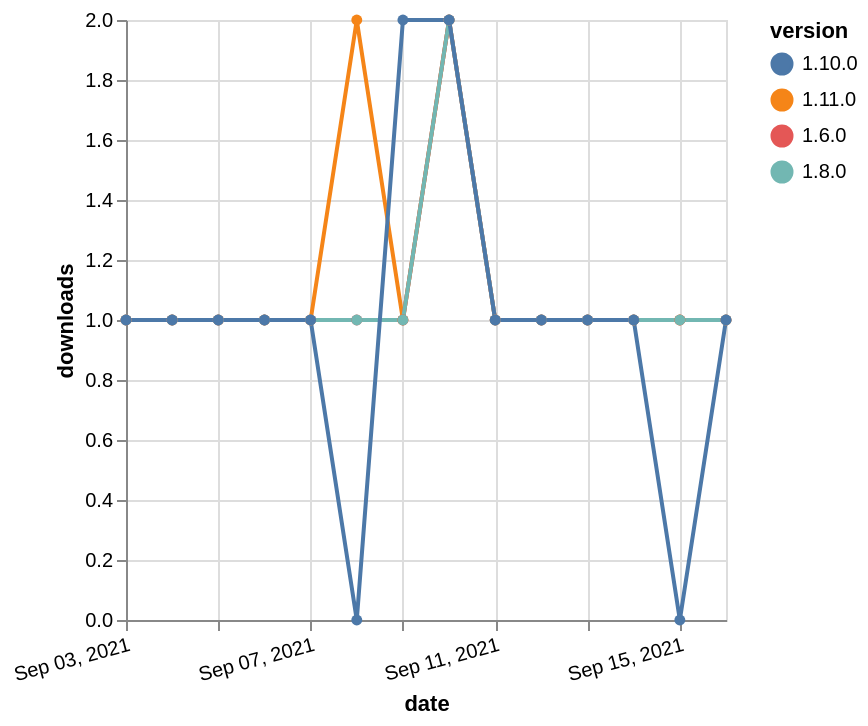

Express this chart as Vega-Lite.
### Vega-Lite specification from a JSON file in a GitHub repository (floating-point values rounded to 4 significant figures)
{"$schema": "https://vega.github.io/schema/vega-lite/v5.json", "description": "A simple bar chart with embedded data.", "data": {"values": [{"date": "2021-09-03", "total": 161, "delta": 1, "version": "1.11.0"}, {"date": "2021-09-04", "total": 162, "delta": 1, "version": "1.11.0"}, {"date": "2021-09-05", "total": 163, "delta": 1, "version": "1.11.0"}, {"date": "2021-09-06", "total": 164, "delta": 1, "version": "1.11.0"}, {"date": "2021-09-07", "total": 165, "delta": 1, "version": "1.11.0"}, {"date": "2021-09-08", "total": 167, "delta": 2, "version": "1.11.0"}, {"date": "2021-09-09", "total": 168, "delta": 1, "version": "1.11.0"}, {"date": "2021-09-10", "total": 170, "delta": 2, "version": "1.11.0"}, {"date": "2021-09-11", "total": 171, "delta": 1, "version": "1.11.0"}, {"date": "2021-09-12", "total": 172, "delta": 1, "version": "1.11.0"}, {"date": "2021-09-13", "total": 173, "delta": 1, "version": "1.11.0"}, {"date": "2021-09-14", "total": 174, "delta": 1, "version": "1.11.0"}, {"date": "2021-09-15", "total": 175, "delta": 1, "version": "1.11.0"}, {"date": "2021-09-16", "total": 176, "delta": 1, "version": "1.11.0"}, {"date": "2021-09-03", "total": 248, "delta": 1, "version": "1.6.0"}, {"date": "2021-09-04", "total": 249, "delta": 1, "version": "1.6.0"}, {"date": "2021-09-05", "total": 250, "delta": 1, "version": "1.6.0"}, {"date": "2021-09-06", "total": 251, "delta": 1, "version": "1.6.0"}, {"date": "2021-09-07", "total": 252, "delta": 1, "version": "1.6.0"}, {"date": "2021-09-08", "total": 253, "delta": 1, "version": "1.6.0"}, {"date": "2021-09-09", "total": 254, "delta": 1, "version": "1.6.0"}, {"date": "2021-09-10", "total": 256, "delta": 2, "version": "1.6.0"}, {"date": "2021-09-11", "total": 257, "delta": 1, "version": "1.6.0"}, {"date": "2021-09-12", "total": 258, "delta": 1, "version": "1.6.0"}, {"date": "2021-09-13", "total": 259, "delta": 1, "version": "1.6.0"}, {"date": "2021-09-14", "total": 260, "delta": 1, "version": "1.6.0"}, {"date": "2021-09-15", "total": 261, "delta": 1, "version": "1.6.0"}, {"date": "2021-09-16", "total": 262, "delta": 1, "version": "1.6.0"}, {"date": "2021-09-03", "total": 198, "delta": 1, "version": "1.8.0"}, {"date": "2021-09-04", "total": 199, "delta": 1, "version": "1.8.0"}, {"date": "2021-09-05", "total": 200, "delta": 1, "version": "1.8.0"}, {"date": "2021-09-06", "total": 201, "delta": 1, "version": "1.8.0"}, {"date": "2021-09-07", "total": 202, "delta": 1, "version": "1.8.0"}, {"date": "2021-09-08", "total": 203, "delta": 1, "version": "1.8.0"}, {"date": "2021-09-09", "total": 204, "delta": 1, "version": "1.8.0"}, {"date": "2021-09-10", "total": 206, "delta": 2, "version": "1.8.0"}, {"date": "2021-09-11", "total": 207, "delta": 1, "version": "1.8.0"}, {"date": "2021-09-12", "total": 208, "delta": 1, "version": "1.8.0"}, {"date": "2021-09-13", "total": 209, "delta": 1, "version": "1.8.0"}, {"date": "2021-09-14", "total": 210, "delta": 1, "version": "1.8.0"}, {"date": "2021-09-15", "total": 211, "delta": 1, "version": "1.8.0"}, {"date": "2021-09-16", "total": 212, "delta": 1, "version": "1.8.0"}, {"date": "2021-09-03", "total": 190, "delta": 1, "version": "1.10.0"}, {"date": "2021-09-04", "total": 191, "delta": 1, "version": "1.10.0"}, {"date": "2021-09-05", "total": 192, "delta": 1, "version": "1.10.0"}, {"date": "2021-09-06", "total": 193, "delta": 1, "version": "1.10.0"}, {"date": "2021-09-07", "total": 194, "delta": 1, "version": "1.10.0"}, {"date": "2021-09-08", "total": 194, "delta": 0, "version": "1.10.0"}, {"date": "2021-09-09", "total": 196, "delta": 2, "version": "1.10.0"}, {"date": "2021-09-10", "total": 198, "delta": 2, "version": "1.10.0"}, {"date": "2021-09-11", "total": 199, "delta": 1, "version": "1.10.0"}, {"date": "2021-09-12", "total": 200, "delta": 1, "version": "1.10.0"}, {"date": "2021-09-13", "total": 201, "delta": 1, "version": "1.10.0"}, {"date": "2021-09-14", "total": 202, "delta": 1, "version": "1.10.0"}, {"date": "2021-09-15", "total": 202, "delta": 0, "version": "1.10.0"}, {"date": "2021-09-16", "total": 203, "delta": 1, "version": "1.10.0"}]}, "width": "container", "mark": {"type": "line", "point": {"filled": true}}, "encoding": {"x": {"field": "date", "type": "temporal", "timeUnit": "yearmonthdate", "title": "date", "axis": {"labelAngle": -15}}, "y": {"field": "delta", "type": "quantitative", "title": "downloads"}, "color": {"field": "version", "type": "nominal"}, "tooltip": {"field": "delta"}}}
